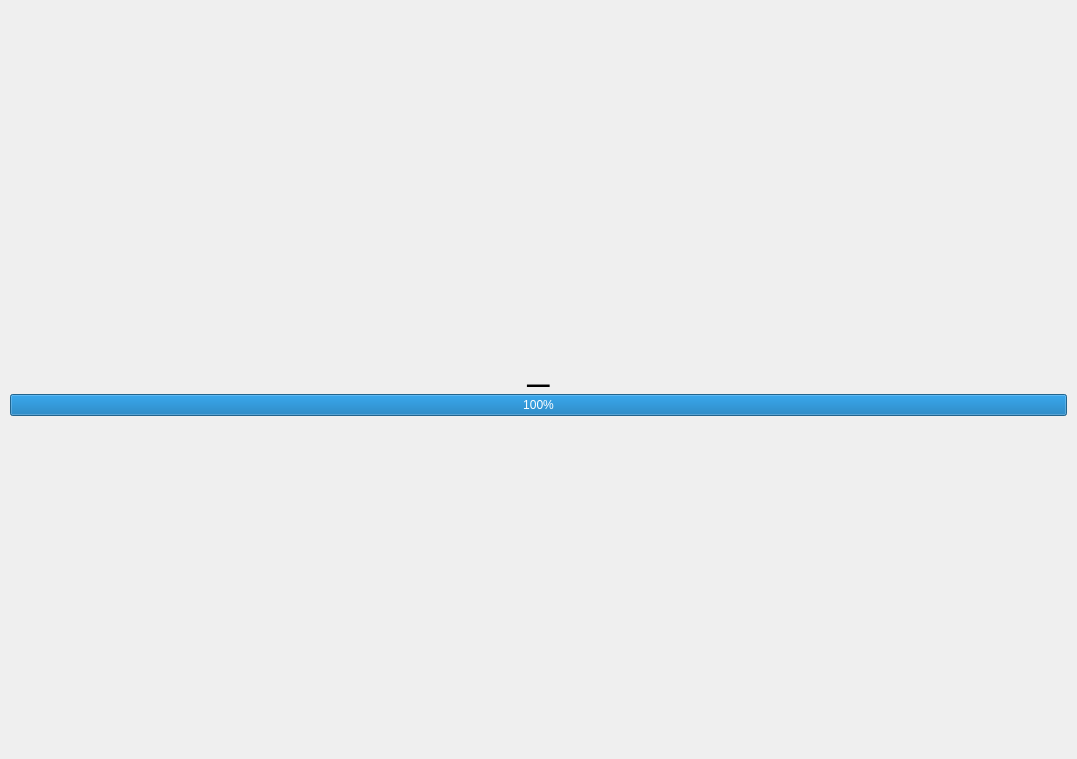
<?xml version="1.0" encoding="UTF-8"?>
<ui version="4.0">
 <class>Window</class>
 <widget class="QMainWindow" name="Window">
  <property name="geometry">
   <rect>
    <x>0</x>
    <y>0</y>
    <width>1077</width>
    <height>759</height>
   </rect>
  </property>
  <property name="sizePolicy">
   <sizepolicy hsizetype="Preferred" vsizetype="Fixed">
    <horstretch>0</horstretch>
    <verstretch>0</verstretch>
   </sizepolicy>
  </property>
  <property name="windowTitle">
   <string>The Hangman Game</string>
  </property>
  <widget class="QWidget" name="widget">
   <property name="sizePolicy">
    <sizepolicy hsizetype="Preferred" vsizetype="Preferred">
     <horstretch>0</horstretch>
     <verstretch>0</verstretch>
    </sizepolicy>
   </property>
   <layout class="QVBoxLayout" name="verticalLayout">
    <property name="sizeConstraint">
     <enum>QLayout::SetDefaultConstraint</enum>
    </property>
    <property name="leftMargin">
     <number>10</number>
    </property>
    <property name="topMargin">
     <number>10</number>
    </property>
    <property name="rightMargin">
     <number>10</number>
    </property>
    <property name="bottomMargin">
     <number>10</number>
    </property>
    <item>
     <layout class="QGridLayout" name="gridLayout">
      <item row="0" column="0">
       <widget class="Greeterboard" name="greeterboard" native="true">
        <property name="sizePolicy">
         <sizepolicy hsizetype="Preferred" vsizetype="Preferred">
          <horstretch>0</horstretch>
          <verstretch>0</verstretch>
         </sizepolicy>
        </property>
        <property name="minimumSize">
         <size>
          <width>525</width>
          <height>0</height>
         </size>
        </property>
        <property name="sizeIncrement">
         <size>
          <width>0</width>
          <height>0</height>
         </size>
        </property>
       </widget>
      </item>
      <item row="0" column="1">
       <widget class="Scoreboard" name="scoreboard" native="true">
        <property name="sizePolicy">
         <sizepolicy hsizetype="Preferred" vsizetype="Preferred">
          <horstretch>0</horstretch>
          <verstretch>0</verstretch>
         </sizepolicy>
        </property>
        <property name="sizeIncrement">
         <size>
          <width>0</width>
          <height>0</height>
         </size>
        </property>
       </widget>
      </item>
     </layout>
    </item>
    <item>
     <widget class="WordView" name="word_view">
      <property name="sizePolicy">
       <sizepolicy hsizetype="Preferred" vsizetype="Fixed">
        <horstretch>0</horstretch>
        <verstretch>0</verstretch>
       </sizepolicy>
      </property>
      <property name="font">
       <font>
        <pointsize>29</pointsize>
       </font>
      </property>
      <property name="text">
       <string>_</string>
      </property>
      <property name="alignment">
       <set>Qt::AlignCenter</set>
      </property>
     </widget>
    </item>
    <item>
     <widget class="ProgressBar" name="progress_bar">
      <property name="enabled">
       <bool>true</bool>
      </property>
      <property name="sizePolicy">
       <sizepolicy hsizetype="Preferred" vsizetype="Fixed">
        <horstretch>0</horstretch>
        <verstretch>0</verstretch>
       </sizepolicy>
      </property>
      <property name="value">
       <number>100</number>
      </property>
     </widget>
    </item>
    <item>
     <widget class="Keyboard" name="keyboard" native="true">
      <property name="sizePolicy">
       <sizepolicy hsizetype="Preferred" vsizetype="Preferred">
        <horstretch>0</horstretch>
        <verstretch>0</verstretch>
       </sizepolicy>
      </property>
      <property name="minimumSize">
       <size>
        <width>0</width>
        <height>0</height>
       </size>
      </property>
     </widget>
    </item>
   </layout>
  </widget>
 </widget>
 <customwidgets>
  <customwidget>
   <class>WordView</class>
   <extends>QLabel</extends>
   <header>word_view.h</header>
  </customwidget>
  <customwidget>
   <class>Scoreboard</class>
   <extends>QWidget</extends>
   <header>scoreboard.h</header>
   <container>1</container>
  </customwidget>
  <customwidget>
   <class>Greeterboard</class>
   <extends>QWidget</extends>
   <header>greeterboard.h</header>
   <container>1</container>
  </customwidget>
  <customwidget>
   <class>Keyboard</class>
   <extends>QWidget</extends>
   <header>keyboard.h</header>
   <container>1</container>
  </customwidget>
  <customwidget>
   <class>ProgressBar</class>
   <extends>QProgressBar</extends>
   <header>progress_bar.h</header>
  </customwidget>
 </customwidgets>
 <resources/>
 <connections/>
</ui>
